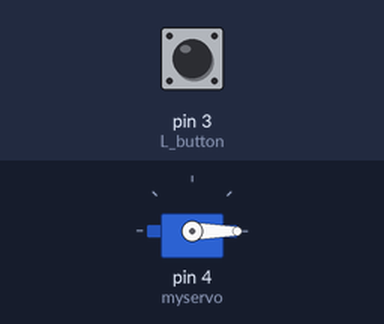
Bench run of a sketch on a simulated Arduino Uno, built with avr-gcc and run on an emulated ATmega328P. On the bench: servo. The test bench sets the inputs (shaded band); at power-on: pin 3 (L_button) HIGH.

Above: at 1.2 s.
1.3 s: pin 3 (L_button) pulled LOW for 0.15 s
At 1.76 s:
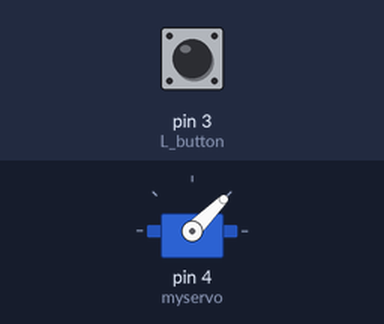
At 2.36 s:
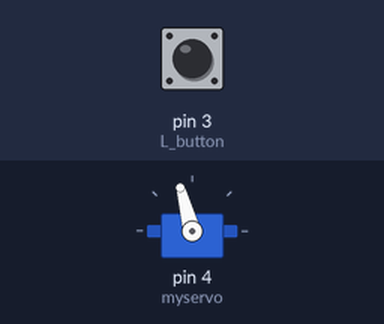
4.3 s: pin 3 (L_button) pulled LOW for 1 s
At 5.69 s:
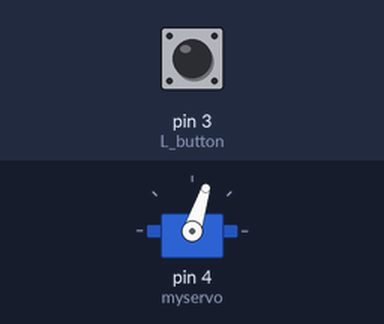
Timing chart, 0 to 10.1 s (numbered marks = the images above; inputs shaded):
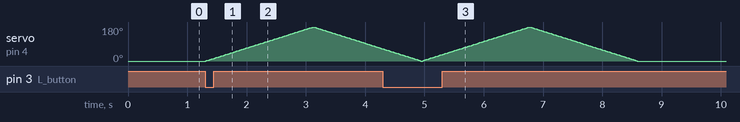

The sketch:

Servo.ino
```cpp
/* Servo
*/

#include <Servo.h>

Servo myservo;  // create servo object to control a servo
const int L_button = 3;     // the number of the pushbutton pin

int pos = 0;    // variable to store the servo position
int L_buttonState = 0;         // variable for reading the pushbutton status

void setup()
{
  myservo.attach(4);  // attaches the servo on pin 4 to the servo object
  myservo.write(pos);              // tell servo to go to position in variable 'pos'

  // initialize the pushbutton pin as an input:
  pinMode(L_buttonState, INPUT_PULLUP);
}

void loop()
{
  // read the state of the pushbutton value:
  L_buttonState = digitalRead(L_button);

  // check if the pushbutton is pressed.
  if (L_buttonState == LOW)
  {
    for(pos = 0; pos <= 180; pos += 1) // goes from 0 degrees to 180 degrees
    {                                  // in steps of 1 degree
      myservo.write(pos);              // tell servo to go to position in variable 'pos'
      delay(10);                       // waits 105ms for the servo to reach the position
    }
    for(pos = 180; pos>=0; pos-=1)     // goes from 180 degrees to 0 degrees
    {
      myservo.write(pos);              // tell servo to go to position in variable 'pos'
      delay(10);                       // waits 10ms for the servo to reach the position
    }
  }
}
```

Measured:
- after the input at 1.3 s, servo on pin 4 (myservo): rises from 0° to 180° in 1.8 s, then falls to 64° in 1.2 s
